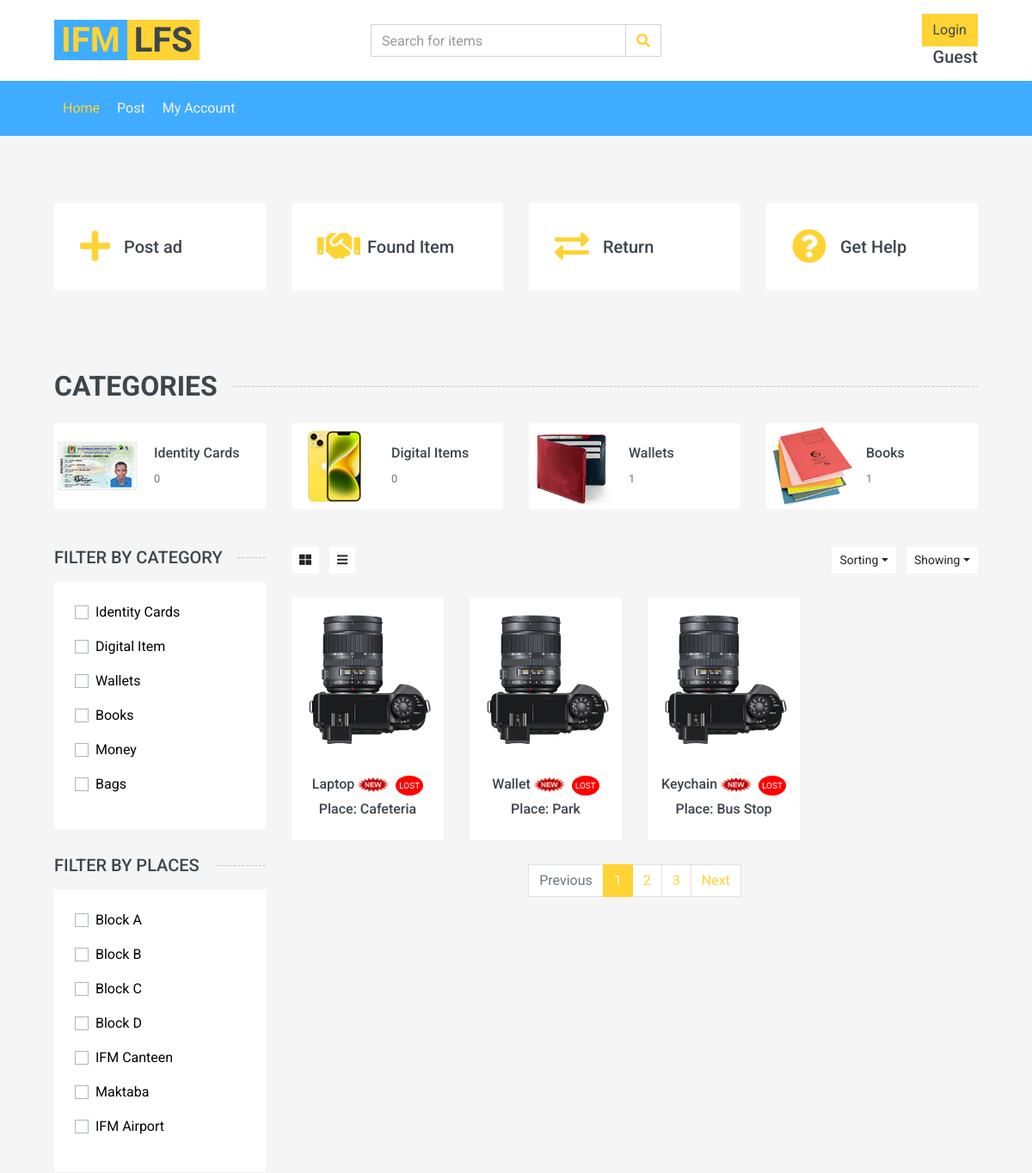
The app's page /items.php (upper part), older data.
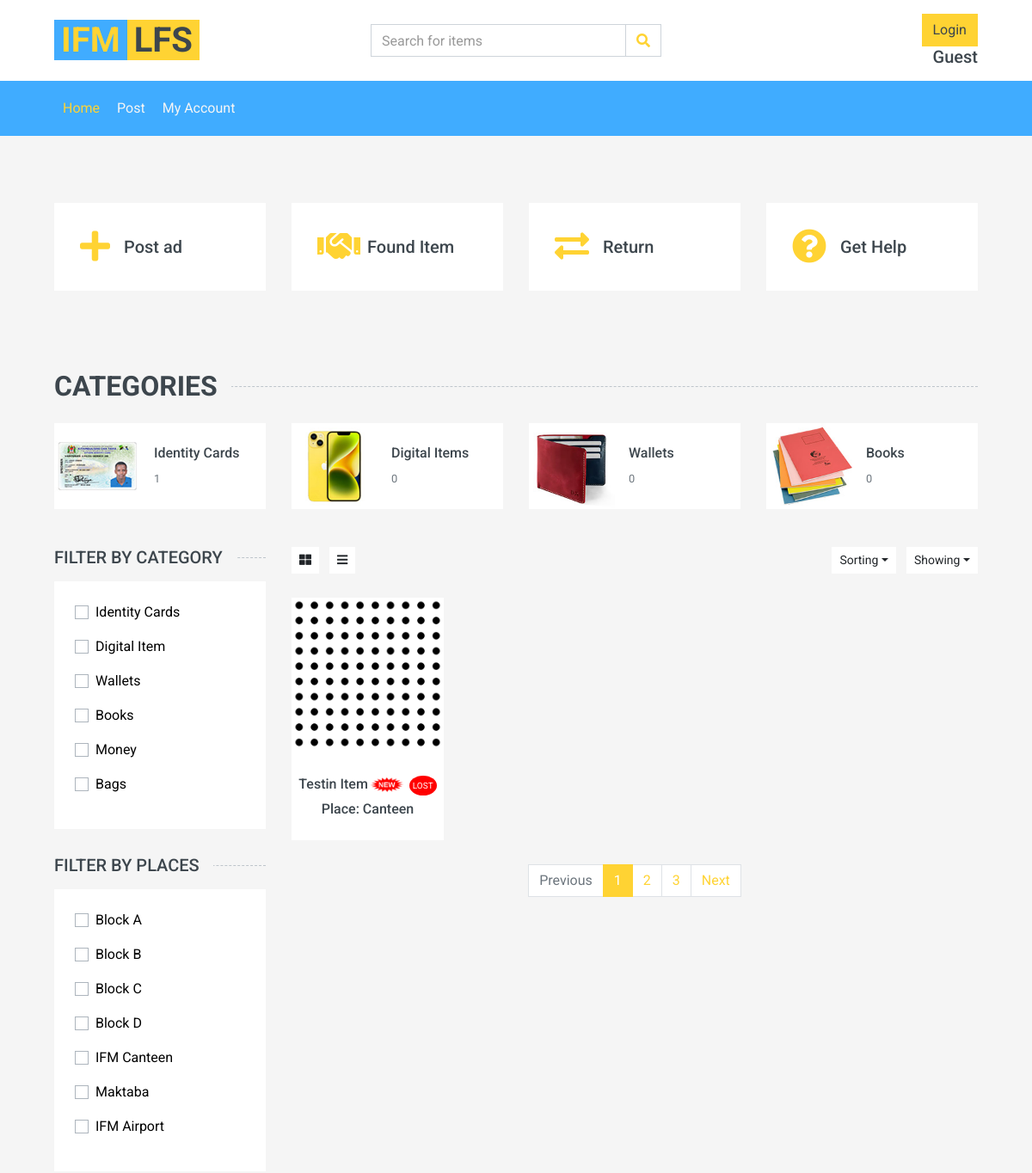
The same page, newer data.
### tables this page shows
CREATE TABLE `categories` (
  `id` int(11) NOT NULL AUTO_INCREMENT,
  `category_name` varchar(50) NOT NULL,
  `link` varchar(50) NOT NULL,
  PRIMARY KEY (`id`)
);

CREATE TABLE `places` (
  `id` int(11) NOT NULL AUTO_INCREMENT,
  `place_name` varchar(50) NOT NULL,
  PRIMARY KEY (`id`)
);

CREATE TABLE `items` (
  `item_id` int(11) NOT NULL AUTO_INCREMENT,
  `item_name` varchar(255) DEFAULT NULL,
  `category` varchar(255) DEFAULT NULL,
  `description` varchar(255) DEFAULT NULL,
  `postedby` int(11) DEFAULT NULL,
  `location_found` varchar(255) DEFAULT NULL,
  `location_lost` varchar(255) DEFAULT NULL,
  `date_found` varchar(255) DEFAULT NULL,
  `date_lost` varchar(255) DEFAULT NULL,
  `owner_name` varchar(255) DEFAULT NULL,
  `owner_contact` varchar(255) DEFAULT NULL,
  `claimed` tinyint(1) DEFAULT 0,
  `foundby` int(11) DEFAULT NULL,
  `type` varchar(255) DEFAULT NULL,
  `claimed_by` int(11) DEFAULT NULL,
  `status` int(11) DEFAULT 0,
  `claimed_date` date DEFAULT NULL,
  `image` varchar(255) DEFAULT NULL,
  PRIMARY KEY (`item_id`),
  KEY `postedby` (`postedby`),
  KEY `claimed_by` (`claimed_by`),
  KEY `foundby` (`foundby`),
  CONSTRAINT `items_ibfk_1` FOREIGN KEY (`postedby`) REFERENCES `users` (`id`),
  CONSTRAINT `items_ibfk_2` FOREIGN KEY (`claimed_by`) REFERENCES `users` (`id`),
  CONSTRAINT `items_ibfk_3` FOREIGN KEY (`foundby`) REFERENCES `users` (`id`)
);

### items.php (the view, shortened to what this page needs)
<!DOCTYPE html>
<html lang="en">
<head>
    <link href="https://cdnjs.cloudflare.com/ajax/libs/font-awesome/5.10.0/css/all.min.css" rel="stylesheet">
    <link href="lib/animate/animate.min.css" rel="stylesheet">
    <link href="lib/owlcarousel/assets/owl.carousel.min.css" rel="stylesheet">
    <link href="css/style.css" rel="stylesheet">
</head>
<body>
    <div class="container-fluid">
        <div class="row align-items-center bg-light py-3 px-xl-5 d-none d-lg-flex">
            <div class="col-lg-4">
                <a href="index.php" class="text-decoration-none">
                    <span class="h1 text-uppercase text-primary bg-dark px-2">IFM</span>
                    <span class="h1 text-uppercase text-dark bg-primary px-2 ml-n1"> LFS</span>
                </a>
            </div>
            <div class="col-lg-4 col-6 text-left">
                <form action="search.php">
                    <div class="input-group">
                        <input type="text" class="form-control" placeholder="Search for items">
                        <div class="input-group-append">
                            <span class="input-group-text bg-transparent text-primary">
                                <i class="fa fa-search"></i>
                            </span>
                        </div>
                    </div>
                </form>
            </div>
            <div class="col-lg-4 col-6 text-right">
                <?php
                if(isset($_SESSION['username'])){
                    $fname = $_SESSION['first_name'] .' '. $_SESSION['lastname'];
                   echo '<p class="m-0"><a class="btn btn-danger" href="helpers/logout.php">Log out</a></p>
                    <h5 class="m-0">'.$fname.'</h5>';
                }else{
                    echo '<p class="m-0"><a class="btn btn-primary" href="login.php">Login</a></p>
                    <h5 class="m-0">Guest</h5>';
                }
                ?>
            </div>
        </div>
    </div>
    <div class="container-fluid bg-dark mb-30">
        <div class="row px-xl-5">
            <div class="col-lg-9">
                <nav class="navbar navbar-expand-lg bg-dark navbar-dark py-3 py-lg-0 px-0">
                    <div class="collapse navbar-collapse justify-content-between" id="navbarCollapse">
                    <div class="navbar-nav mr-auto py-0">
                            <a href="index.php" class="nav-item nav-link active">Home</a>
                            <a href="post.php" class="nav-item nav-link">Post</a>
                            <a href="myaccount.php" class="nav-item nav-link">My Account</a>
                    </div>
                    </div>
                </nav>
            </div>
        </div>
    </div>
    <div class="container-fluid pt-5">
        <div class="row px-xl-5 pb-3">
            <div class="col-lg-3 col-md-6 col-sm-12 pb-1">
                <div class="d-flex align-items-center bg-light mb-4" style="padding: 30px;">
                    <a href="post.php"><h1 class="fa fa-plus text-primary m-0 mr-3"></h1></a>
                    <h5 class="font-weight-semi-bold m-0">Post ad</h5>
                </div>
            </div>
            <div class="col-lg-3 col-md-6 col-sm-12 pb-1">
                <div class="d-flex align-items-center bg-light mb-4" style="padding: 30px;">
                    <a href="#"><h1 class="fa fa-handshake text-primary m-0 mr-2"></h1></a>
                    <h5 class="font-weight-semi-bold m-0">Found Item</h5>
                </div>
            </div>
            <div class="col-lg-3 col-md-6 col-sm-12 pb-1">
                <div class="d-flex align-items-center bg-light mb-4" style="padding: 30px;">
                    <a href="#"><h1 class="fas fa-exchange-alt text-primary m-0 mr-3"></h1></a>
                    <h5 class="font-weight-semi-bold m-0">Return</h5>
                </div>
            </div>
            <div class="col-lg-3 col-md-6 col-sm-12 pb-1">
                <div class="d-flex align-items-center bg-light mb-4" style="padding: 30px;">
                    <a href="#"><h1 class="fa fa-question-circle text-primary m-0 mr-3"></h1></a>
                    <h5 class="font-weight-semi-bold m-0">Get Help</h5>
                </div>
            </div>
        </div>
    </div>
    <div class="container-fluid pt-5">
        <h2 class="section-title position-relative text-uppercase mx-xl-5 mb-4"><span class="bg-secondary pr-3">Categories</span></h2>
        <div class="row px-xl-5 pb-3">
            <div class="col-lg-3 col-md-4 col-sm-6 pb-1">
                <a class="text-decoration-none" href="">
                    <div class="cat-item img-zoom d-flex align-items-center mb-4">
                        <div class="overflow-hidden" style="width: 100px; height: 100px;">
                            <a href="items.php?sortedby=Identity Cards"><img class="img-fluid" src="img/id-3.jpg" alt=""></a>
                        </div>
                        <div class="flex-fill pl-3">
                            <h6>Identity Cards</h6>
                            <?php
                            include 'helpers/dbcon.inc.php';
                            $sql = "SELECT COUNT(item_id) AS count FROM items WHERE category = 'Identity Cards'";
                            $result = $conn->query($sql);
                            if($result)
                                $row = $result->fetch_assoc();
                                $count = $row['count'];
                                echo '<small class="text-body">'.$count.'</small>';
                            ?>
                        </div>
                    </div>
                </a>
            </div>
            <div class="col-lg-3 col-md-4 col-sm-6 pb-1">
                <a class="text-decoration-none" href="">
                   <div class="cat-item img-zoom d-flex align-items-center mb-4">
                        <div class="overflow-hidden" style="width: 100px; height: 100px;">
                        <a href="items.php?sortedby=Digital Item"><img class="img-fluid" src="img/cat-4.jpg" alt=""></a>
                        </div>
                        <div class="flex-fill pl-3">
                            <h6>Digital Items</h6>
                            <?php
                            include 'helpers/dbcon.inc.php';
                            $sql = "SELECT COUNT(item_id) AS count FROM items WHERE category = 'Digital Item'";
                            $result = $conn->query($sql);
                            if($result)
                                $row = $result->fetch_assoc();
                                $count = $row['count'];
                                echo '<small class="text-body">'.$count.'</small>';
                            ?>
                        </div>
                    </div>
                </a>
            </div>
            <div class="col-lg-3 col-md-4 col-sm-6 pb-1">
                <a class="text-decoration-none" href="">
                    <div class="cat-item img-zoom d-flex align-items-center mb-4">
                        <div class="overflow-hidden" style="width: 100px; height: 100px;">
                        <a href="items.php?sortedby=Wallets"><img class="img-fluid" src="img/cat-1.jpg" alt=""></a>
                        </div>
                        <div class="flex-fill pl-3">
                            <h6>Wallets</h6>
                            <?php
                            include 'helpers/dbcon.inc.php';
                            $sql = "SELECT COUNT(item_id) AS count FROM items WHERE category = 'Wallets'";
                            $result = $conn->query($sql);
                            if($result)
                                $row = $result->fetch_assoc();
                                $count = $row['count'];
                                echo '<small class="text-body">'.$count.'</small>';
                            ?>
                        </div>
                    </div>
                </a>
            </div>
            <div class="col-lg-3 col-md-4 col-sm-6 pb-1">
                <a class="text-decoration-none" href="">
                    <div class="cat-item img-zoom d-flex align-items-center mb-4">
                        <div class="overflow-hidden" style="width: 100px; height: 100px;">
                        <a href="items.php?sortedby=Books"><img class="img-fluid" src="img/cat-3.jpg" alt=""></a>
                        </div>
                        <div class="flex-fill pl-3">
                            <h6>Books</h6>
                             <?php
                            include 'helpers/dbcon.inc.php';
                            $sql = "SELECT COUNT(item_id) AS count FROM items WHERE category = 'Books'";
                            $result = $conn->query($sql);
                            if($result)
                                $row = $result->fetch_assoc();
                                $count = $row['count'];
                                echo '<small class="text-body">'.$count.'</small>';
                            ?>
                        </div>
                    </div>
                </a>
            </div>
        </div>
    </div>
    <div class="container-fluid">
        <div class="row px-xl-5">
            <div class="col-lg-3 col-md-4">
                <h5 class="section-title position-relative text-uppercase mb-3"><span class="bg-secondary pr-3">Filter by Category</span></h5>
                <div class="bg-light p-4 mb-30">
                    <form>
                    <?php
                    include 'helpers/dbcon.inc.php';
                    $query = "SELECT * FROM categories";
                    $res = $conn->query($query);
                    while($row = mysqli_fetch_assoc($res)){
                        $category_name = $row['category_name'];
                        echo "<div class='custom-control custom-checkbox d-flex align-items-center justify-content-between mb-3'>
                        <a href='items.php?sortedby=$category_name' style='color:black'><p class='custom-control-label' for='price-all'>$category_name</p></a>
                        </div>";
                    }
                    ?>
                    </form>
                </div>
                <h5 class="section-title position-relative text-uppercase mb-3"><span class="bg-secondary pr-3">Filter by Places</span></h5>
                <div class="bg-light p-4 mb-30">
                    <form>
                    <?php
                    include 'helpers/dbcon.inc.php';
                    $query = "SELECT * FROM places";
                    $res = $conn->query($query);
                    while($row = mysqli_fetch_assoc($res)){
                        $place = $row['place_name'];
                        echo "<div class='custom-control custom-checkbox d-flex align-items-center justify-content-between mb-3'>
                        <a href='items.php?sortedbyplace=$place' style='color:black'><p class='custom-control-label' for='price-all'>$place</p></a>
                        </div>";
                    }
                    ?>
                    </form>
                </div>
            </div>
            <div class="col-lg-9 col-md-8">
                <div class="row pb-3">
                    <div class="col-12 pb-1">
                        <div class="d-flex align-items-center justify-content-between mb-4">
                            <div>
                                <button class="btn btn-sm btn-light"><i class="fa fa-th-large"></i></button>
                                <button class="btn btn-sm btn-light ml-2"><i class="fa fa-bars"></i></button>
                            </div>
                            <div class="ml-2">
                                <div class="btn-group">
                                    <button type="button" class="btn btn-sm btn-light dropdown-toggle" data-toggle="dropdown">Sorting</button>
                                </div>
                                <div class="btn-group ml-2">
                                    <button type="button" class="btn btn-sm btn-light dropdown-toggle" data-toggle="dropdown">Showing</button>
                                </div>
                            </div>
                        </div>
                    </div>
                    <?php
        include 'helpers/dbcon.inc.php';
        $query = '';
        if(isset($_GET['sortedby'])){
                $sort = mysqli_real_escape_string($conn, $_GET['sortedby']);
                $query = "SELECT * FROM items WHERE category = '$sort'";
        }else if(isset($_GET['sortedbyplace'])){
                $sort = mysqli_real_escape_string($conn, $_GET['sortedbyplace']);
                $query = "SELECT * FROM items WHERE location_found = '$sort' OR location_lost = '$sort'";
             }else{
              $query = "SELECT * FROM items";
             }
        $res = $conn->query($query);
        while($row = mysqli_fetch_assoc($res)){
            echo '<div class="col-lg-3 col-md-4 col-sm-6 pb-1">
                <div class="product-item bg-light mb-4">
                    <div class="product-img position-relative overflow-hidden">
                        <img class="img-fluid w-100" src="' . $row["image"] .' " alt="">
                        <div class="product-action">
                            <a class="btn btn-outline-dark btn-square" href="detail.php?id='.$row["item_id"].'"><i class="fa fa-search"></i></a>
                        </div>
                    </div>
                    <div class="text-center py-4">
                        <a class="h6 text-decoration-none text-truncate" href="">' . $row["item_name"] .'<img src="img/new_flash.gif" width="44px" height="33px"> </a><span class="lost-badge">Lost</span><br>
                        <a class="h6 text-decoration-none text-truncate" href="">' . 'Place: '.$row["location_found"] .' </a>
                    </div>
                </div>
            </div>';
        }
            ?>
                    <div class="col-12">
                        <nav>
                          <ul class="pagination justify-content-center">
                            <li class="page-item disabled"><a class="page-link" href="#">Previous</span></a></li>
                            <li class="page-item active"><a class="page-link" href="#">1</a></li>
                            <li class="page-item"><a class="page-link" href="#">2</a></li>
                            <li class="page-item"><a class="page-link" href="#">3</a></li>
                            <li class="page-item"><a class="page-link" href="#">Next</a></li>
                          </ul>
                        </nav>
                    </div>
                </div>
            </div>
        </div>
    </div>
</body>
</html>

### items.php (style rules this page uses)
.lost-badge { display: inline-block; background-color: #FF0000; color: #FFFFFF; font-size: 10px; padding: 4px; border-radius: 50%; text-transform: uppercase; }

Row changes from the older to the newer data that the page shows:
removed items: image (picture), item_name "Laptop", location_found "Cafeteria"
removed items: image (picture), item_name "Wallet", location_found "Park"
removed items: image (picture), item_name "Keychain", location_found "Bus Stop"
added items: image (picture), item_name "Testin Item", location_found "Canteen"
Text that changed along with them:
$count: "0" → "1"
$count: "1" → "0"
